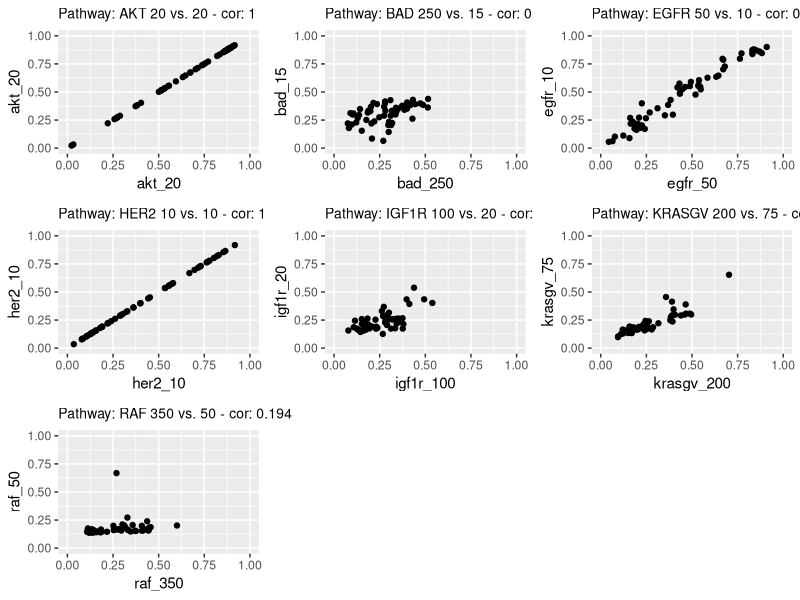
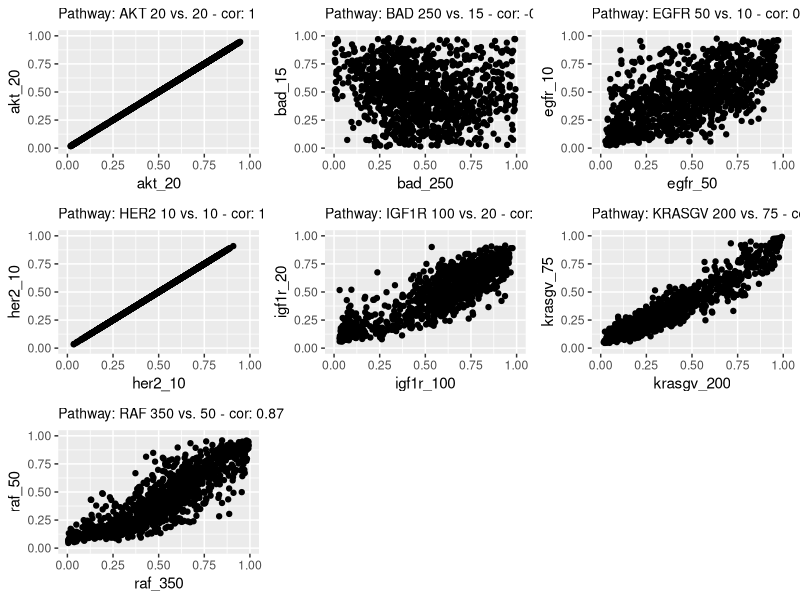
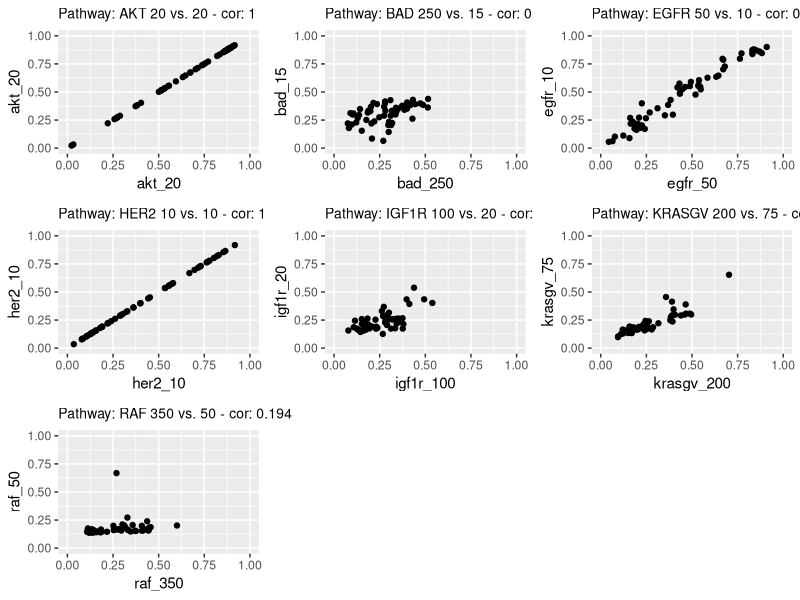
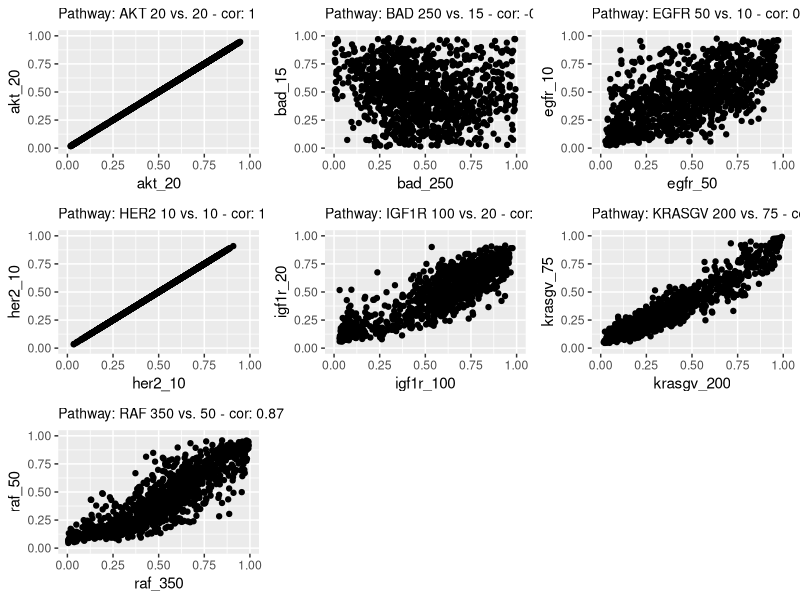

Reproduce these figures in R, in order.
## ---- chunk 1
library(ggplot2)
library(reshape2)
library(dplyr)
library(gridExtra)

icbp_predictions <- read.table("../data/20161213_reanalysis_with_new_EGFR_icbp.predictions.txt", sep="\t", header=T)
tcga_predictions <- read.table("../data/20161213_reanalysis_with_new_EGFR_tcga.predictions.txt", sep="\t", header=T)

colnames(icbp_predictions) <- colnames(icbp_predictions) %>% strsplit("_") %>% lapply(function(x) paste(x[1],x[2], sep="_")) %>% unlist
colnames(tcga_predictions) <- colnames(tcga_predictions) %>% strsplit("_") %>% lapply(function(x) paste(x[1],x[2], sep="_")) %>% unlist
icbp_predictions$Sample <- rownames(icbp_predictions)
tcga_predictions$Sample <- rownames(tcga_predictions)
icbp_predictions_m <- melt(icbp_predictions)
tcga_predictions_m <- melt(tcga_predictions)
## ---- chunk 2
get_path_cor <- function(indata, optimized, coly){
  corres <- as.numeric(cor.test(indata[,optimized], indata[,coly])$estimate)
  return(corres)
}

create_correlation_plot <- function(indata, optimized, coly){
  pathway <- toupper(unlist(strsplit(optimized, "_"))[1])
  optnum <-  unlist(strsplit(optimized, "_"))[2]
  compnum <- unlist(strsplit(coly, "_"))[2]
  corres <- as.numeric(cor.test(indata[,optimized], indata[,coly])$estimate)
  plot <- ggplot(indata, aes_string(x=optimized, y=coly)) +
    geom_point() + xlim(c(0,1)) + ylim(c(0,1)) + ggtitle(paste0("Pathway: ",pathway," ",optnum," vs. ", compnum," - cor: ", round(corres,3))) + 
    theme(plot.title = element_text(size = 10))
  return(plot)
}

torun <- c("akt_20", "bad_15", "egfr_10", "her2_10", "igf1r_20", "krasgv_75", "raf_50")
pathcors <- c(get_path_cor(icbp_predictions, "akt_20", torun[1]),
              get_path_cor(icbp_predictions, "bad_250", torun[2]),
              get_path_cor(icbp_predictions, "egfr_50", torun[3]),
              get_path_cor(icbp_predictions, "her2_10", torun[4]),
              get_path_cor(icbp_predictions, "igf1r_100", torun[5]),
              get_path_cor(icbp_predictions, "krasgv_200", torun[6]),
              get_path_cor(icbp_predictions, "raf_350", torun[7]))
corbardata <- data.frame(Sample=factor(torun, levels = torun), Cor=pathcors)
resultplots <- list(create_correlation_plot(icbp_predictions, "akt_20", torun[1]),
                 create_correlation_plot(icbp_predictions, "bad_250", torun[2]),
                 create_correlation_plot(icbp_predictions, "egfr_50", torun[3]),
                 create_correlation_plot(icbp_predictions, "her2_10", torun[4]),
                 create_correlation_plot(icbp_predictions, "igf1r_100", torun[5]),
                 create_correlation_plot(icbp_predictions, "krasgv_200", torun[6]),
                 create_correlation_plot(icbp_predictions, "raf_350", torun[7]))
do.call(grid.arrange, resultplots)
pdf("figure_correlate_reduced_ASSIGN_results_icbp.pdf", width = 10, height = 7)
do.call(grid.arrange, resultplots)
dev.off()
## ---- chunk 3
pathcors <- c(get_path_cor(tcga_predictions, "akt_20", torun[1]),
              get_path_cor(tcga_predictions, "bad_250", torun[2]),
              get_path_cor(tcga_predictions, "egfr_50", torun[3]),
              get_path_cor(tcga_predictions, "her2_10", torun[4]),
              get_path_cor(tcga_predictions, "igf1r_100", torun[5]),
              get_path_cor(tcga_predictions, "krasgv_200", torun[6]),
              get_path_cor(tcga_predictions, "raf_350", torun[7]))
corbardata <- data.frame(Sample=factor(torun, levels = torun), Cor=pathcors)
resultplots <- list(create_correlation_plot(tcga_predictions, "akt_20", torun[1]),
                 create_correlation_plot(tcga_predictions, "bad_250", torun[2]),
                 create_correlation_plot(tcga_predictions, "egfr_50", torun[3]),
                 create_correlation_plot(tcga_predictions, "her2_10", torun[4]),
                 create_correlation_plot(tcga_predictions, "igf1r_100", torun[5]),
                 create_correlation_plot(tcga_predictions, "krasgv_200", torun[6]),
                 create_correlation_plot(tcga_predictions, "raf_350", torun[7]))
do.call(grid.arrange, resultplots)
pdf("figure_correlate_reduced_ASSIGN_results_tcga.pdf", width = 10, height = 7)
do.call(grid.arrange, resultplots)
dev.off()
